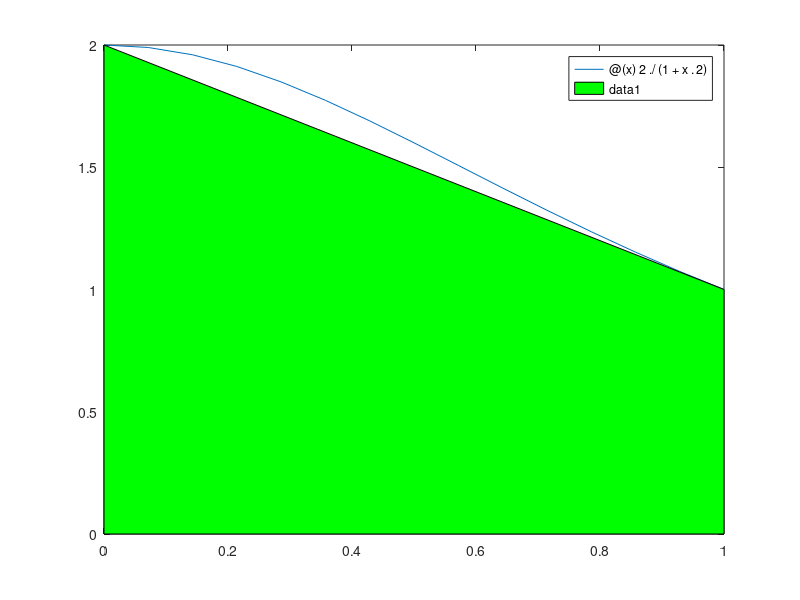

Write MATLAB code to recreate this figure.
a=0; b=1;
f = @(x) 2./(1+x.^2);

int = integral(f,a,b) 

%a)
int_trapez = (b-a)/2*(f(a)+f(b)) 

%b
fplot(f,[a,b]);
hold on
fill([0,0,1,1],[0,f(0),f(1),0],'g');

%c)
int_simpsons = (b-a)/6*(f(a)+4*f((b-a)/2) + f(b))


